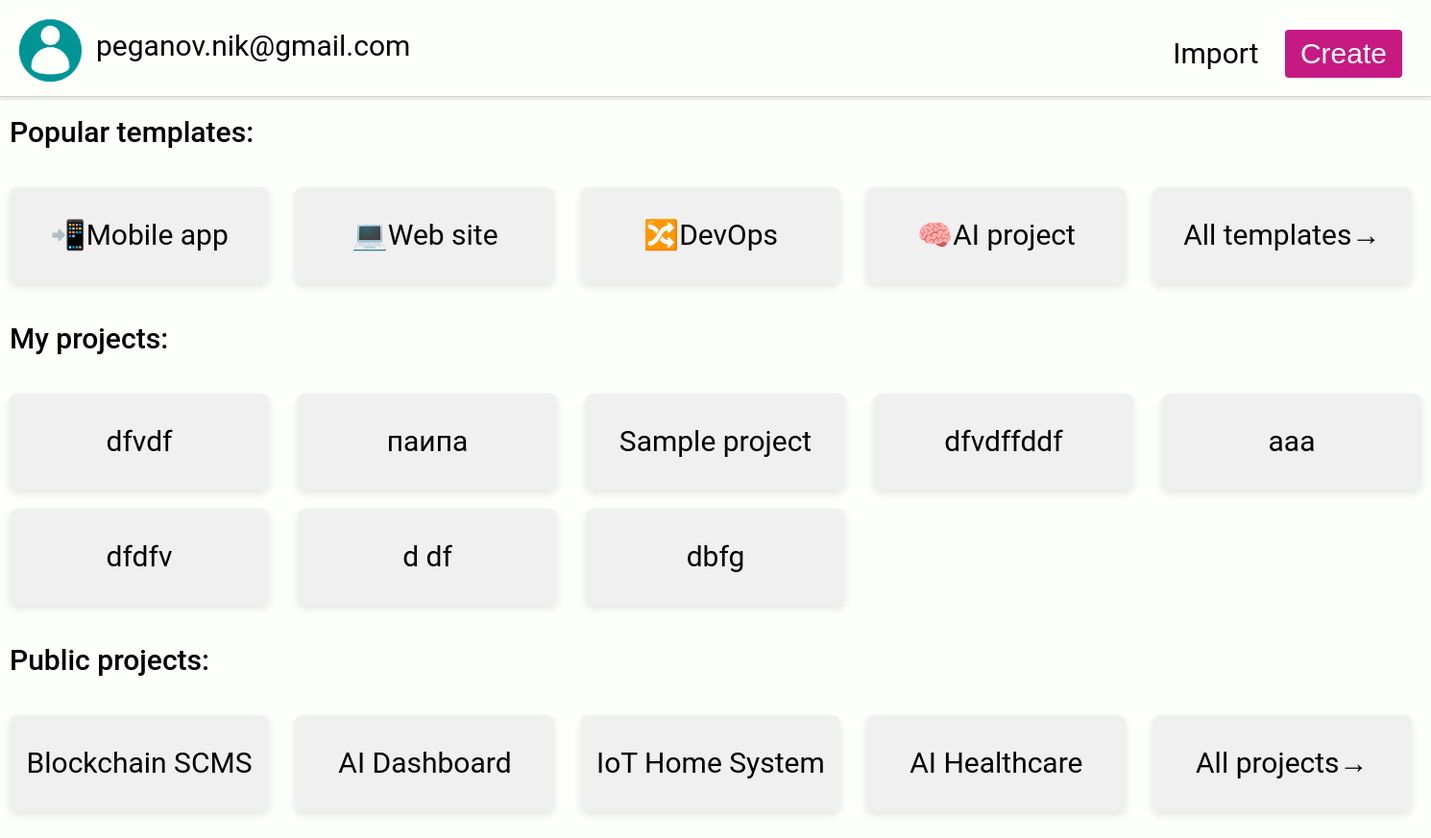
The app's page /projects/peganov.nik@gmail.com/, older data.
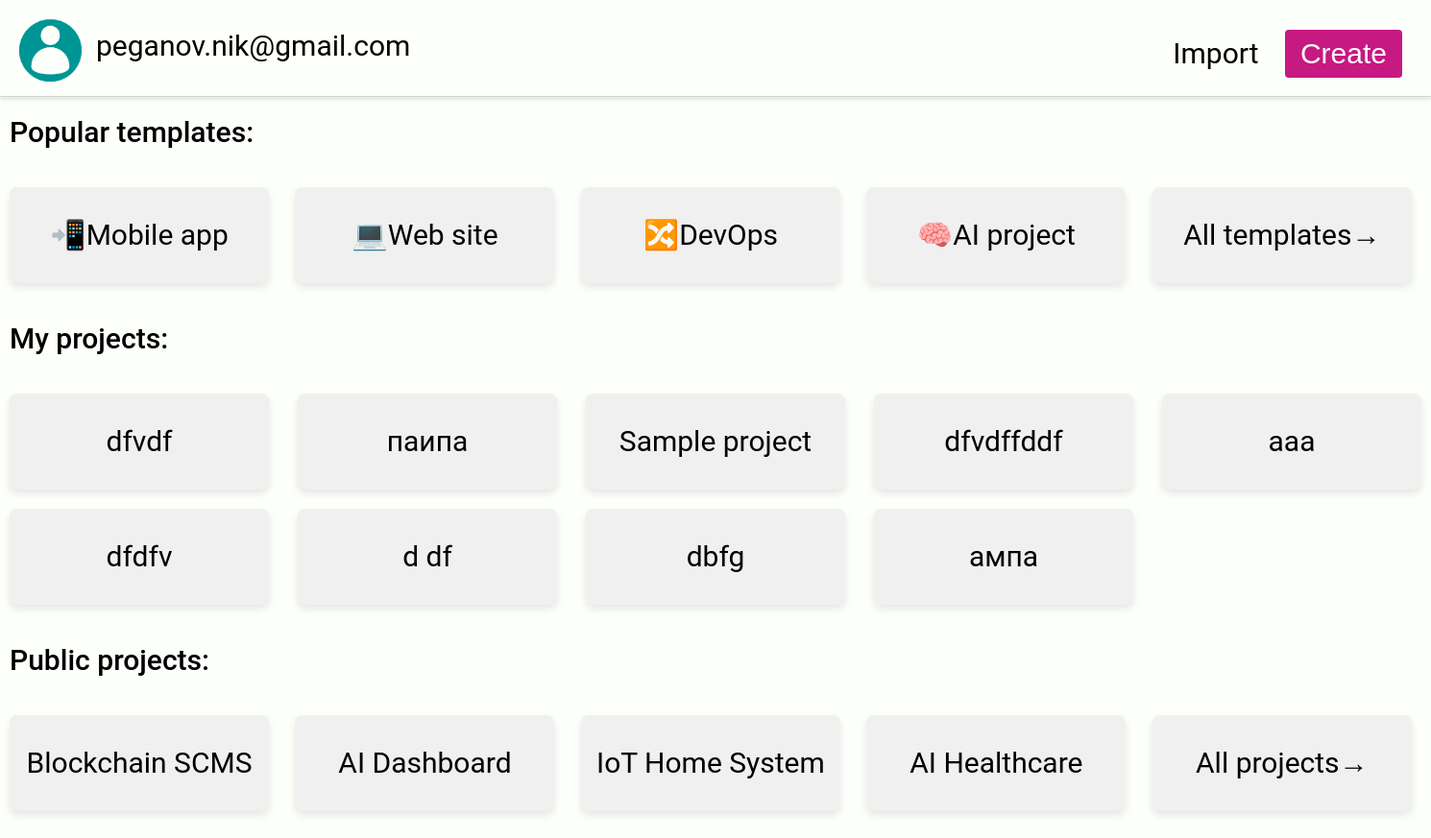
The same page, newer data.
### success/models.py (models this page shows, shortened)
class Project(models.Model):
    user = models.ForeignKey(User, on_delete=models.CASCADE)
    name = models.CharField(max_length=100)
    PRIVACY_CHOICES = (
        ('PUBLIC', 'Public'),
        ('PRIVATE', 'Private'),
    )
    privacy = models.CharField(max_length=7, choices=PRIVACY_CHOICES, default="PRIVATE")
    constraints = [
        models.UniqueConstraint(fields=['user', 'name'], name='unique name for user')
    ]

### success/views.py (the view)
# urls.py: path('projects/<str:username>/', projects_view, name='projects'),
def projects_view(request, username):
    projects = get_all_projects(username)
    return render(request, 'projects.html', {'username': username, 'projects': projects})

### success/utils.py (called while the page is built)
def get_all_projects(username):
    user = User.objects.get(username=username)
    return list(Project.objects.filter(user=user).values_list("name", flat=True))

### success/templates/projects.html (shortened to what this page needs)
<!DOCTYPE html>
<html lang="en">
<head>
    {% load static %}
    <link rel="stylesheet" type="text/css" href="{% static 'styles.css' %}">
</head>
<body>
<div class="left-header">
    <img src="{% static 'images/login.png' %}" alt="Login Logo" class="account-logo">
    <label class="top-left-label" style="display: inline-block; position : absolute; top:30px; left:100px; font-family: 'Roboto', sans-serif;">{{username}}</label>
</div>
<div class="header">
    <button class="button" onclick="showCreatePopup()">Import</button>
    <button class="big-button" onclick="showCreatePopup()">Create</button>
</div>
<div class="templates-container">
    <p class="very-bold-text" style="margin-left: 10px; margin-top: 120px;">Popular templates:</p>
    <div class="project">📲Mobile app</div>
    <div class="project">💻Web site</div>
    <div class="project">🔀DevOps</div>
    <div class="project">🧠AI project</div>
    <div class="project">All templates→</div>
</div>
<p class="very-bold-text" style="margin-left: 10px;">My projects:</p>
<div class="recent-projects-container">
    {% for project in projects %}
    <div class="project">{{ project }}</div>
    {% endfor %}
</div>
<div class="public-projects-container">
    <p class="very-bold-text" style="margin-left: 10px;">Public projects:</p>
    <div class="project">Blockchain SCMS</div>
    <div class="project">AI Dashboard</div>
    <div class="project">IoT Home System</div>
    <div class="project">AI Healthcare</div>
    <div class="project">All projects→</div>
</div>
<div class="full-width-rectangle"></div>
</body>
</html>

### success/static/styles.css (style rules this page uses)
body { font-size: 30px; font-family: 'Roboto', sans-serif; }
.account-logo { position: absolute; top: 20px; left: 20px; width: 65px; height: 65px; }
.full-width-rectangle { position: absolute; top: 100px; width: 100%; height: 1px; background-color: lightgray; box-shadow: 0px 2px 3px rgba(0, 0, 0, 0.3); }
.recent-projects-container { display: grid; grid-template-columns: repeat(5, 300px); gap: 0; padding-left: 0; margin-left: 0; width: 100%; }
.header { position: absolute; top: 30px; right: 30px; text-align: right; }
.left-header { text-align: left; }
.button { margin-left: 10px; padding: 8px 10px; border: none; background-color: transparent; color: #000000; cursor: pointer; transition: color 0.3s; font-size: 30px; text-decoration: none; font-family: 'Roboto', sans-serif; }
.big-button { margin-left: 10px; padding: 8px 16px; border: none; border-radius: 4px; background-color: #C61981; color: white; cursor: pointer; font-size: 30px; }
.very-bold-text { font-weight: 500; }

### success/templates/projects.html (style rules this page uses)
body, html { height: 100%; margin: 0; background-color: #fdfffb; }
.project { width: 270px; height: 100px; background-color: #f0f0f0; margin: 10px; display: inline-block; vertical-align: top; text-align: center; line-height: 100px; border-radius: 8px; box-shadow: 0 4px 8px rgba(0,0,0,0.1); font-family: 'Roboto', sans-serif; }

Row changes from the older to the newer data that the page shows:
added Project: name "ампа"
